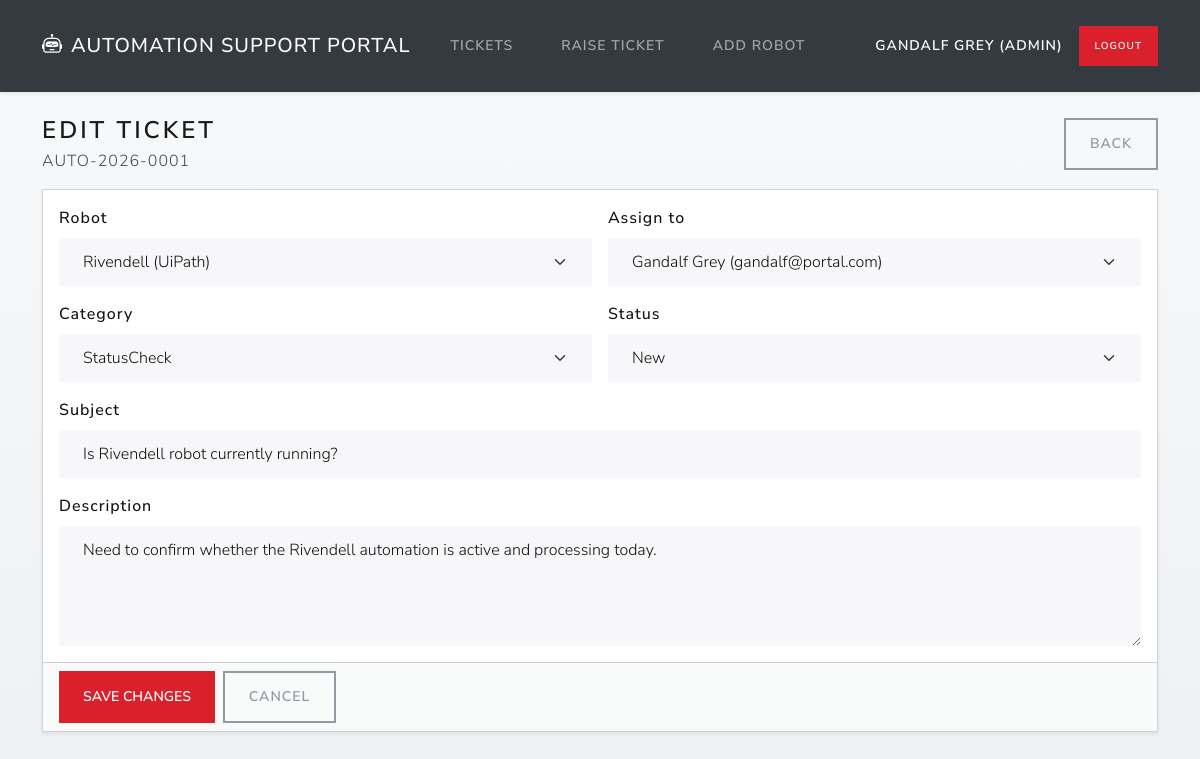
The page /tickets/1/edit (signed in) on the database its author committed.
### models.py (models this page shows, shortened)
class User(db.Model):
    id = db.Column(db.Integer, primary_key=True)
    name = db.Column(db.String(80), nullable=False)
    email = db.Column(db.String(120), unique=True, nullable=False)  # Email must be unique
    role = db.Column(db.String(10), nullable=False, default="regular")
    password_hash = db.Column(db.String(255), nullable=False)  # Stored as a hash

class Ticket(db.Model):
    id = db.Column(db.Integer, primary_key=True)
    ticket_ref = db.Column(db.String(30), unique=True, nullable=False)
    robot_id = db.Column(db.Integer, db.ForeignKey("robot.id"), nullable=False)
    robot = db.relationship("Robot", backref=db.backref("tickets", lazy=True))
    created_by_user_id = db.Column(db.Integer, db.ForeignKey("user.id"), nullable=False)
    created_by = db.relationship("User", foreign_keys=[created_by_user_id])
    assigned_to_user_id = db.Column(db.Integer, db.ForeignKey("user.id"), nullable=True)
    assigned_to = db.relationship("User", foreign_keys=[assigned_to_user_id])
    category = db.Column(db.String(30), nullable=False)
    subject = db.Column(db.String(140), nullable=False)
    description = db.Column(db.Text, nullable=False)
    status = db.Column(db.String(30), nullable=False, default="New")
    updated_at = db.Column(db.DateTime, default=lambda: datetime.now(UTC), onupdate=lambda: datetime.now(UTC))

class Robot(db.Model):
    id = db.Column(db.Integer, primary_key=True)
    name = db.Column(db.String(120), nullable=False)
    platform = db.Column(db.String(40), nullable=False)
    is_active = db.Column(db.Boolean, nullable=False, default=True)

### app.py (the view, shortened to what this page needs)
@app.route("/tickets/<int:ticket_id>/edit", methods=["GET", "POST"])  # Edit ticket
@login_required
def edit_ticket(ticket_id: int):
    ticket = Ticket.query.get_or_404(ticket_id)
    users = User.query.order_by(User.name.asc()).all()
    robots = Robot.query.order_by(Robot.name.asc()).all()
    return render_template("edit_ticket.html", ticket=ticket, users=users, robots=robots)

### helpers.py (called while the page is built)
def login_required(view_func):  # redirect unauthenticated users to the login page
    @wraps(view_func)
    def wrapper(*args, **kwargs):
        if "user_id" not in session:
            return redirect(url_for("login"))
        return view_func(*args, **kwargs)
    return wrapper

### templates/edit_ticket.html (shortened to what this page needs)
{% extends "base.html" %}
{% block content %}
<div class="d-flex justify-content-between align-items-center mb-3">
  <div>
    <h1 class="h3 mb-1">Edit ticket</h1>
    <div class="text-muted">{{ ticket.ticket_ref }}</div>
  </div>
  <a class="btn btn-outline-secondary" href="{{ url_for('ticket_detail', ticket_id=ticket.id) }}">Back</a>
</div>
<form method="post" class="card shadow-sm">
  <div class="card-body">
    <div class="row g-3">
      <div class="col-md-6">
        <label for="robot_id" class="form-label">Robot</label>
        <select id="robot_id" name="robot_id" class="form-select" required>
          {% for r in robots %}
            <option value="{{ r.id }}" {% if r.id == ticket.robot_id %}selected{% endif %}>
              {{ r.name }} ({{ r.platform }})
            </option>
          {% endfor %}
        </select>
      </div>
      <div class="col-md-6">
        <label for="assigned_to_id" class="form-label">Assign to</label>
        <select id="assigned_to_id" name="assigned_to_id" class="form-select">
          {% for u in users %}
            <option value="{{ u.id }}" {% if ticket.assigned_to_user_id == u.id %}selected{% endif %}>
              {{ u.name }} ({{ u.email }})
            </option>
          {% endfor %}
        </select>
      </div>
      <div class="col-md-6">
        <label for="category" class="form-label">Category</label>
        <select id="category" name="category" class="form-select" required>
          {% for c in ["StatusCheck","StatsRequest","Incident","ChangeRequest","Other"] %}
            <option value="{{ c }}" {% if ticket.category == c %}selected{% endif %}>{{ c }}</option>
          {% endfor %}
        </select>
      </div>
      <div class="col-md-6">
        <label for="status" class="form-label">Status</label>
        <select id="status" name="status" class="form-select" required>
          {% for s in ["New","In Progress","Waiting on Requestor","Resolved","Closed"] %}
            <option value="{{ s }}" {% if ticket.status == s %}selected{% endif %}>{{ s }}</option>
          {% endfor %}
        </select>
      </div>
      <div class="col-12">
        <label for="subject" class="form-label">Subject</label>
        <input id="subject" name="subject" class="form-control" value="{{ ticket.subject }}" required minlength="5">
      </div>
      <div class="col-12">
        <label for="description" class="form-label">Description</label>
        <textarea
          id="description"
          name="description"
          class="form-control"
          required
          minlength="10"
          style="min-height: 120px; resize: vertical; overflow: hidden;"
          oninput="this.style.height = 'auto'; this.style.height = this.scrollHeight + 'px';"
        >{{ ticket.description }}</textarea>
      </div>
    </div>
  </div>
  <div class="card-footer d-flex gap-2">
    <button class="btn btn-primary" type="submit">Save changes</button>
    <a class="btn btn-outline-secondary" href="{{ url_for('ticket_detail', ticket_id=ticket.id) }}">Cancel</a>
  </div>
</form>
{% endblock %}

### templates/base.html (shortened to what this page needs)
<!doctype html>
<html lang="en">
<head>
  <link href="https://cdn.jsdelivr.net/npm/bootswatch@5.3.3/dist/lux/bootstrap.min.css" rel="stylesheet">
  <link href="https://cdn.jsdelivr.net/npm/bootstrap-icons@1.11.3/font/bootstrap-icons.css" rel="stylesheet">
</head>
<body>
<nav class="navbar navbar-expand-lg navbar-dark bg-dark shadow-sm">
  <div class="container">
    <a class="navbar-brand fw-semibold" href="{{ url_for('list_tickets') }}">
      <i class="bi bi-robot me-2"></i>Automation Support Portal
    </a>
    <div class="collapse navbar-collapse" id="nav">
      {% if session.get("user_id") %}
        <ul class="navbar-nav me-auto">
          <li class="nav-item">
            <a class="nav-link" href="{{ url_for('list_tickets') }}">Tickets</a>
          </li>
          <li class="nav-item">
            <a class="nav-link" href="{{ url_for('add_ticket') }}">Raise Ticket</a>
          </li>
          {% if session.get("user_role") == "admin" %}
          <li class="nav-item">
            <a class="nav-link" href="{{ url_for('add_robot') }}">Add Robot</a>
          </li>
          {% endif %}
        </ul>
        <span class="navbar-text text-white small me-3">
          {{ session.get("user_name") }} ({{ session.get("user_role") }})
        </span>
        <a class="btn btn-primary btn-sm" href="{{ url_for('logout') }}">Logout</a>
      {% else %}
        <ul class="navbar-nav me-auto"></ul>
        <a class="btn btn-outline-light btn-sm me-2" href="{{ url_for('login') }}">Login</a>
        <a class="btn btn-primary btn-sm" href="{{ url_for('register') }}">Register</a>
      {% endif %}
    </div>
  </div>
</nav>
<main class="container py-4">
  {% block content %}{% endblock %}
</main>
</body>
</html>

### templates/base.html (style rules this page uses)
:root { --bs-primary: #da202a; --bs-primary-rgb: 218, 32, 42; --bs-body-color: #111111; --bs-body-font-size: 1rem; }
body { background: linear-gradient(180deg, #f8f9fa 0%, #eef1f4 100%); min-height: 100vh; font-size: 1rem; color: #111111; }
p, li, td, th, dd, dt, label, span, div { color: #111111; }
.text-muted { color: #444444 !important; }
.small, small { color: #444444; font-size: 0.875rem; }
.form-label { color: #111111; font-weight: 500; font-size: 1rem; }
.form-control, .form-select { color: #111111; font-size: 1rem; }
.btn-primary { background-color: #da202a; border-color: #da202a; }
a { color: #da202a; }

### rows shown on the page
User: get "GANDALF GREY"
Ticket: ticket_ref "AUTO-2026-0001", robot_id "Rivendell (UiPath)", assigned_to_id "Gandalf Grey (gandalf@portal.com)", category "StatusCheck", status "New", subject "Is Rivendell robot currently running?", description "Need to confirm whether the Rivendell automation is active and processing today."

### other values the page prints
{{ session.get("user_role") }} "ADMIN"
